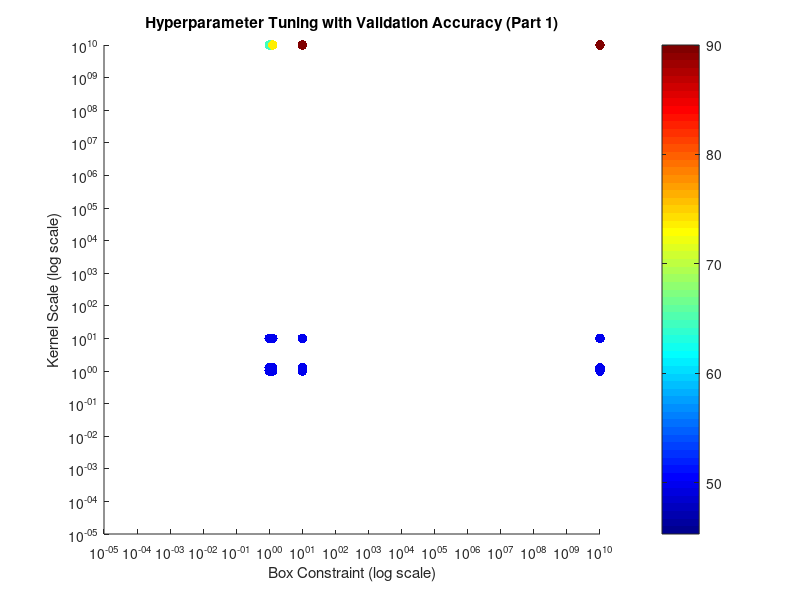
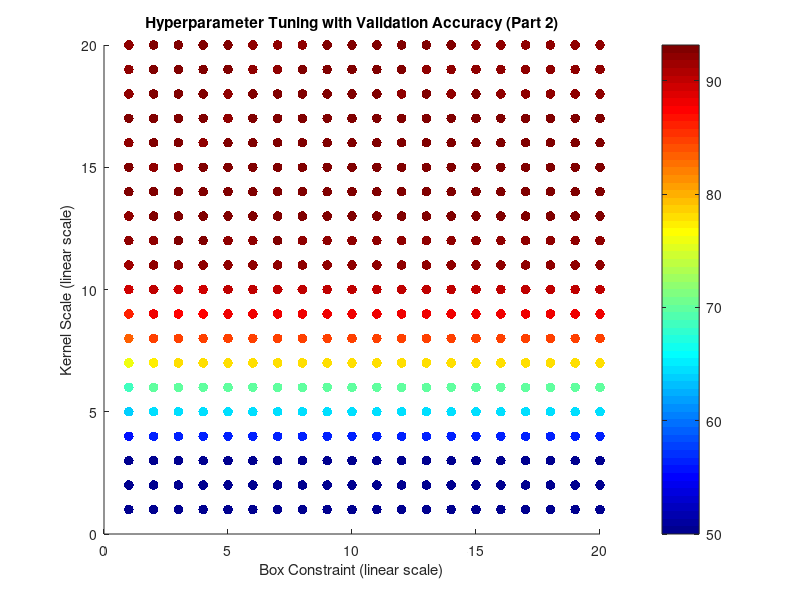

Source code (MATLAB) for these figures, in order:
load('datagrid.mat');

accs = datagrid(:, 1);
Cs = datagrid(:, 2);
Ks = datagrid(:, 3);

figure;
scatter(Cs, Ks, 50, accs, 'filled');
set(gca, 'XScale', 'log', 'YScale', 'log');
colorbar;
colormap jet;
xlabel('Box Constraint (log scale)');
ylabel('Kernel Scale (log scale)');
title('Hyperparameter Tuning with Validation Accuracy (Part 1)');

%%%%%%%

load('datagrid2.mat');

accs = datagrid2(:, 1);
Cs = datagrid2(:, 2);
Ks = datagrid2(:, 3);

figure;
scatter(Cs, Ks, 50, accs, 'filled');
%set(gca, 'XScale', 'log', 'YScale', 'log');
colorbar;
colormap jet;
xlabel('Box Constraint (linear scale)');
ylabel('Kernel Scale (linear scale)');
title('Hyperparameter Tuning with Validation Accuracy (Part 2)');
